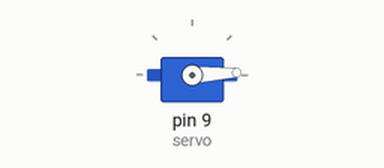
This sketch was run on a simulated Arduino Uno, built with avr-gcc and run on an emulated ATmega328P. On the bench: servo.

Above: at 0.05 s.
At 0.9 s:
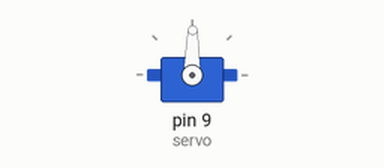
At 1.75 s:
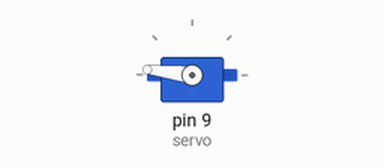
At 3.45 s:
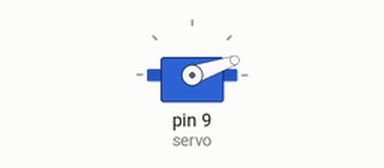
Timing chart, 0 to 8.3 s (numbered marks = the images above):
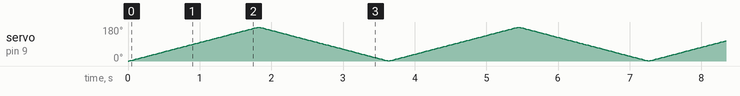

The sketch:

ventilador.ino
```cpp
#include <Servo.h>

Servo servo;
int pos = 0;

void setup() {
  servo.attach(9);
//  servo.write(0);
}

void loop() {
//  servo.write(0);
//  delay(500);
//  servo.write(180);
//  delay(500);
  for (pos = 0; pos < 180; pos += 1) {
    servo.write(pos);
    delay(10);
  }

  for (pos = 180; pos >= 1; pos -= 1) {
    servo.write(pos);
    delay(10);
  }
}
```
